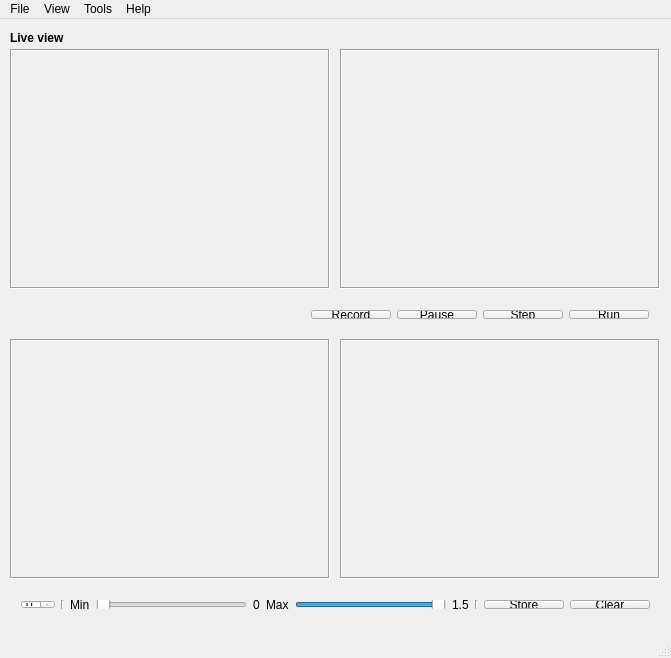
<?xml version="1.0" encoding="UTF-8"?>
<ui version="4.0">
 <class>MainWindow</class>
 <widget class="QMainWindow" name="MainWindow">
  <property name="geometry">
   <rect>
    <x>0</x>
    <y>0</y>
    <width>671</width>
    <height>658</height>
   </rect>
  </property>
  <property name="sizePolicy">
   <sizepolicy hsizetype="Preferred" vsizetype="Preferred">
    <horstretch>0</horstretch>
    <verstretch>0</verstretch>
   </sizepolicy>
  </property>
  <property name="windowTitle">
   <string>YAS</string>
  </property>
  <widget class="QWidget" name="centralWidget">
   <widget class="QWidget" name="horizontalLayoutWidget_2">
    <property name="geometry">
     <rect>
      <x>300</x>
      <y>280</y>
      <width>360</width>
      <height>31</height>
     </rect>
    </property>
    <layout class="QHBoxLayout" name="playControl">
     <item>
      <widget class="QPushButton" name="recordButton">
       <property name="text">
        <string>Record</string>
       </property>
       <property name="checkable">
        <bool>true</bool>
       </property>
       <property name="checked">
        <bool>false</bool>
       </property>
      </widget>
     </item>
     <item>
      <widget class="QPushButton" name="pauseButton">
       <property name="text">
        <string>Pause</string>
       </property>
      </widget>
     </item>
     <item>
      <widget class="QPushButton" name="stepButton">
       <property name="text">
        <string>Step</string>
       </property>
      </widget>
     </item>
     <item>
      <widget class="QPushButton" name="runButton">
       <property name="text">
        <string>Run</string>
       </property>
      </widget>
     </item>
    </layout>
   </widget>
   <widget class="QLabel" name="labelDepth">
    <property name="geometry">
     <rect>
      <x>340</x>
      <y>30</y>
      <width>320</width>
      <height>240</height>
     </rect>
    </property>
    <property name="frameShape">
     <enum>QFrame::Box</enum>
    </property>
    <property name="frameShadow">
     <enum>QFrame::Sunken</enum>
    </property>
    <property name="text">
     <string/>
    </property>
    <property name="scaledContents">
     <bool>true</bool>
    </property>
   </widget>
   <widget class="QLabel" name="labelRGB">
    <property name="geometry">
     <rect>
      <x>10</x>
      <y>30</y>
      <width>320</width>
      <height>240</height>
     </rect>
    </property>
    <property name="frameShape">
     <enum>QFrame::Box</enum>
    </property>
    <property name="frameShadow">
     <enum>QFrame::Sunken</enum>
    </property>
    <property name="text">
     <string/>
    </property>
    <property name="scaledContents">
     <bool>true</bool>
    </property>
   </widget>
   <widget class="QLabel" name="liveLabel">
    <property name="geometry">
     <rect>
      <x>10</x>
      <y>10</y>
      <width>66</width>
      <height>17</height>
     </rect>
    </property>
    <property name="font">
     <font>
      <weight>75</weight>
      <bold>true</bold>
     </font>
    </property>
    <property name="text">
     <string>Live view</string>
    </property>
   </widget>
   <widget class="QLabel" name="labeRGBStorage">
    <property name="geometry">
     <rect>
      <x>10</x>
      <y>320</y>
      <width>320</width>
      <height>240</height>
     </rect>
    </property>
    <property name="frameShape">
     <enum>QFrame::Box</enum>
    </property>
    <property name="frameShadow">
     <enum>QFrame::Sunken</enum>
    </property>
    <property name="text">
     <string/>
    </property>
    <property name="scaledContents">
     <bool>true</bool>
    </property>
   </widget>
   <widget class="QLabel" name="labelDepthStorage">
    <property name="geometry">
     <rect>
      <x>340</x>
      <y>320</y>
      <width>320</width>
      <height>240</height>
     </rect>
    </property>
    <property name="frameShape">
     <enum>QFrame::Box</enum>
    </property>
    <property name="frameShadow">
     <enum>QFrame::Sunken</enum>
    </property>
    <property name="text">
     <string/>
    </property>
    <property name="scaledContents">
     <bool>true</bool>
    </property>
   </widget>
   <widget class="QWidget" name="horizontalLayoutWidget_7">
    <property name="geometry">
     <rect>
      <x>10</x>
      <y>570</y>
      <width>651</width>
      <height>31</height>
     </rect>
    </property>
    <layout class="QHBoxLayout" name="saveControlLayout">
     <item>
      <widget class="QSpinBox" name="spinBoxStorage">
       <property name="maximum">
        <number>0</number>
       </property>
      </widget>
     </item>
     <item>
      <widget class="Line" name="vertLine">
       <property name="orientation">
        <enum>Qt::Vertical</enum>
       </property>
      </widget>
     </item>
     <item>
      <widget class="QLabel" name="minDepthLabel">
       <property name="text">
        <string>Min</string>
       </property>
      </widget>
     </item>
     <item>
      <widget class="QSlider" name="minDepthClipSlider">
       <property name="maximum">
        <number>199</number>
       </property>
       <property name="orientation">
        <enum>Qt::Horizontal</enum>
       </property>
      </widget>
     </item>
     <item>
      <widget class="QLabel" name="minDepth">
       <property name="text">
        <string>0</string>
       </property>
      </widget>
     </item>
     <item>
      <widget class="QLabel" name="maxDepthLabel">
       <property name="text">
        <string>Max</string>
       </property>
      </widget>
     </item>
     <item>
      <widget class="QSlider" name="depthClipSlider">
       <property name="maximum">
        <number>199</number>
       </property>
       <property name="value">
        <number>199</number>
       </property>
       <property name="orientation">
        <enum>Qt::Horizontal</enum>
       </property>
      </widget>
     </item>
     <item>
      <widget class="QLabel" name="maxDepth">
       <property name="text">
        <string>1.5</string>
       </property>
      </widget>
     </item>
     <item>
      <widget class="Line" name="vertLine2">
       <property name="orientation">
        <enum>Qt::Vertical</enum>
       </property>
      </widget>
     </item>
     <item>
      <widget class="QPushButton" name="storeButton">
       <property name="text">
        <string>Store</string>
       </property>
      </widget>
     </item>
     <item>
      <widget class="QPushButton" name="clearButton">
       <property name="text">
        <string>Clear</string>
       </property>
      </widget>
     </item>
    </layout>
   </widget>
  </widget>
  <widget class="QMenuBar" name="menuBar">
   <property name="geometry">
    <rect>
     <x>0</x>
     <y>0</y>
     <width>671</width>
     <height>25</height>
    </rect>
   </property>
   <widget class="QMenu" name="menuFile">
    <property name="title">
     <string>File</string>
    </property>
    <addaction name="actionOpen"/>
    <addaction name="separator"/>
    <addaction name="actionSave"/>
    <addaction name="actionSave_all"/>
    <addaction name="separator"/>
    <addaction name="actionExit"/>
   </widget>
   <widget class="QMenu" name="menuWindows">
    <property name="title">
     <string>View</string>
    </property>
    <addaction name="action3D_View"/>
    <addaction name="actionPreferences"/>
   </widget>
   <widget class="QMenu" name="menuHelp">
    <property name="title">
     <string>Help</string>
    </property>
    <addaction name="actionAbout"/>
   </widget>
   <widget class="QMenu" name="menuTools">
    <property name="title">
     <string>Tools</string>
    </property>
    <widget class="QMenu" name="menuAlign">
     <property name="title">
      <string>Align</string>
     </property>
     <addaction name="actionCurrent"/>
     <addaction name="actionAll"/>
    </widget>
    <addaction name="actionPoisson"/>
    <addaction name="menuAlign"/>
   </widget>
   <addaction name="menuFile"/>
   <addaction name="menuWindows"/>
   <addaction name="menuTools"/>
   <addaction name="menuHelp"/>
  </widget>
  <widget class="QStatusBar" name="statusBar"/>
  <action name="actionExit">
   <property name="text">
    <string>Exit</string>
   </property>
  </action>
  <action name="actionUpdateClipDepth">
   <property name="text">
    <string>updateClipDepth</string>
   </property>
  </action>
  <action name="action3D_View">
   <property name="text">
    <string>3D View...</string>
   </property>
  </action>
  <action name="actionAbout">
   <property name="text">
    <string>About</string>
   </property>
  </action>
  <action name="actionSave">
   <property name="text">
    <string>Save...</string>
   </property>
  </action>
  <action name="actionSave_all">
   <property name="text">
    <string>Save All...</string>
   </property>
  </action>
  <action name="actionOpen">
   <property name="text">
    <string>Open...</string>
   </property>
  </action>
  <action name="actionPreferences">
   <property name="text">
    <string>Preferences...</string>
   </property>
  </action>
  <action name="actionPoisson">
   <property name="text">
    <string>Poisson</string>
   </property>
  </action>
  <action name="actionCurrent">
   <property name="text">
    <string>Current</string>
   </property>
  </action>
  <action name="actionAll">
   <property name="text">
    <string>All</string>
   </property>
  </action>
 </widget>
 <layoutdefault spacing="6" margin="11"/>
 <resources/>
 <connections>
  <connection>
   <sender>depthClipSlider</sender>
   <signal>sliderMoved(int)</signal>
   <receiver>actionUpdateClipDepth</receiver>
   <slot>trigger()</slot>
   <hints>
    <hint type="sourcelabel">
     <x>119</x>
     <y>355</y>
    </hint>
    <hint type="destinationlabel">
     <x>-1</x>
     <y>-1</y>
    </hint>
   </hints>
  </connection>
  <connection>
   <sender>minDepthClipSlider</sender>
   <signal>sliderMoved(int)</signal>
   <receiver>actionUpdateClipDepth</receiver>
   <slot>trigger()</slot>
   <hints>
    <hint type="sourcelabel">
     <x>184</x>
     <y>610</y>
    </hint>
    <hint type="destinationlabel">
     <x>-1</x>
     <y>-1</y>
    </hint>
   </hints>
  </connection>
 </connections>
</ui>
